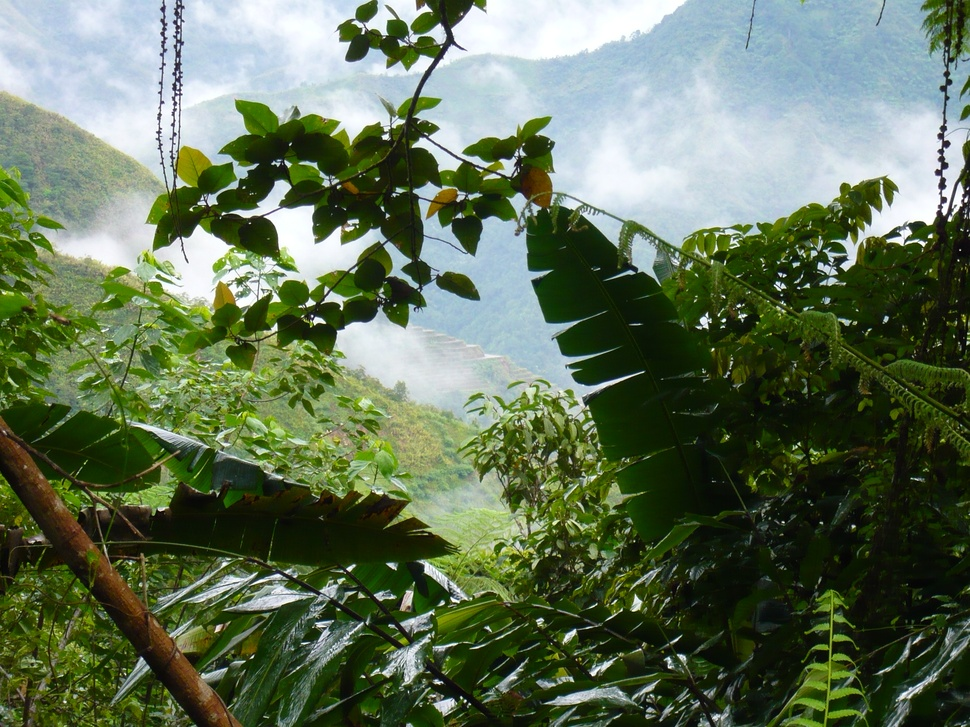
#> input picture holidays/100100.jpg, 970 x 727 px, shrunk from 3264 x 2448 before the run; its folder holds only this picture in this run
$ jupyter execute --allow-errors 02-SearchEngine.ipynb   (shell and % lines are left out)
#> lines starting #> are read from the running program, lines starting #| are printed output that depends on the picture; after the words box and inside, x2 and y2 are one past the last pixel; in counts of white or black regions, pixels touching at a corner belong together
# The Goal

Our goal here is to build a personal image search engine. Given our dataset of vacation photos, we want to make this dataset “search-able” by creating a “more like this” functionality — this will be a “search by example” image search engine. For instance, if I submit a photo of sail boats gliding across a river, our image search engine should be able to find and retrieve our vacation photos of when we toured the marina and docks.

In order to build this system, we’ll be using a simple, yet effective image descriptor: **the color histogram**.

**Assumption:** Images that have similar color distributions will be considered relevant to each other. Even if images have dramatically different contents, they will still be considered “similar” provided that their color distributions are similar as well.

**This is a really important assumption,** but is normally a fair and reasonable assumption to make when using color histograms as image descriptors.

# Step 1: Defining our Image Descriptor

Instead of using a standard color histogram, we are going to apply a few tricks and make it a little more robust and powerful.

Our image descriptor will be a 3D color histogram in the HSV color space (Hue, Saturation, Value). Typically, images are represented as a 3-tuple of Red, Green, and Blue (RGB). We often think of the RGB color space as “cube”. However, while RGB values are simple to understand, the RGB color space fails to mimic how humans perceive color. Instead, we are going to use the HSV color space which maps pixel intensities into a cylinder.

There are other color spaces that do an even better job at mimicking how humans perceive color, such as the CIE L\*a\*b\* and CIE XYZ spaces, but let’s keep our color model relatively simple for our first image search engine implementation.

So now that we have selected a color space, we now need to define the number of bins for our histogram. Histograms are used to give a (rough) sense of the density of pixel intensities in an image. Essentially, our histogram will estimate the probability density of the underlying function, or in this case, the probability P of a pixel color C occurring in our image I.

It’s important to note that there is a trade-off with the number of bins you select for your histogram. If you select too few bins, then your histogram will have less components and unable to disambiguate between images with substantially different color distributions. Likewise, if you use too many bins your histogram will have many components and images with very similar contents may be regarded and “not similar” when in reality they are.

For our vacation photo image search engine, we’ll be utilizing a 3D color histogram in the HSV color space with 8 bins for the Hue channel, 12 bins for the saturation channel, and 3 bins for the value channel, yielding a total feature vector of dimension 8 x 12 x 3 = 288.

This means that for every image in our dataset, no matter if the image is 36 x 36 pixels or 2000 x 1800 pixels, all images will be abstractly represented and quantified using only a list of 288 floating point numbers.

I think the best way to explain a 3D histogram is to use the conjunctive AND. A 3D HSV color descriptor will ask a given image how many pixels have a Hue value that fall into bin #1 AND how many pixels have a Saturation value that fall into bin #1 AND how many pixels have a Value intensity that fall into bin #1. The number of pixels that meet these requirements are then tabulated. This process is repeated for each combination of bins; however, we are able to do it in an extremely computationally efficient manner.

Pretty cool, right?

Instead of computing a 3D HSV color histogram for the entire image, let’s instead compute a 3D HSV color histogram for different regions of the image.

Using regions-based histograms rather than global-histograms allows us to simulate locality in a color distribution. For example, take a look at this image below.

In this photo we can clearly see a blue sky at the top of the image and a sandy beach at the bottom. Using a global histogram we would be unable to determine where in the image the “blue” occurs and where the “brown” sand occurs. Instead, we would just know that there exists some percentage of blue and some percentage of brown.

To remedy this problem, we can compute color histograms in regions of the image:

For our image descriptor, we are going to divide our image into five different regions: (1) the top-left corner, (2) the top-right corner, (3) the bottom-right corner, (4) the bottom-left corner, and finally (5) the center of the image.

By utilizing these regions we’ll be able to mimic a crude form of localization, being able to represent our above beach image as having shades of blue sky in the top-left and top-right corners, brown sand in the bottom-left and bottom-right corners, and then a combination of blue sky and brown sand in the center region.

If we were to animate this process of looping over the corner segments it would look something like this:

[cell 1]
import numpy as np
import cv2

class ColorDescriptor:
    def __init__(self, bins):
        # store the number of bins for the 3D histogram
#> further down, image is the input picture: shape (727, 970, 3); mean B, G, R 88.4, 114.2, 98.2
        self.bins = bins

    def describe(self, image):
        # convert the image to the HSV color space and initialize
        # the features used to quantify the image
        image = cv2.cvtColor(image, cv2.COLOR_BGR2HSV)
#> image: shape (727, 970, 3); mean H, S, V 60.4, 131.1, 117.9
        features = []

        # grab the dimensions and compute the center of the image
        (h, w) = image.shape[:2]
        (cX, cY) = (int(w * 0.5), int(h * 0.5))
        # divide the image into four rectangles/segments (top-left,
        # top-right, bottom-right, bottom-left)
        segments = [(0, cX, 0, cY), (cX, w, 0, cY), (cX, w, cY, h),
            (0, cX, cY, h)]

        # construct an elliptical mask representing the center of the
        # image
        (axesX, axesY) = (int(w * 0.75) / 2, int(h * 0.75) / 2)
        ellipMask = np.zeros(image.shape[:2], dtype = "uint8")
        cv2.ellipse(ellipMask, (int(cX), int(cY)), (int(axesX), int(axesY)), 0, 0, 360, 255, -1)
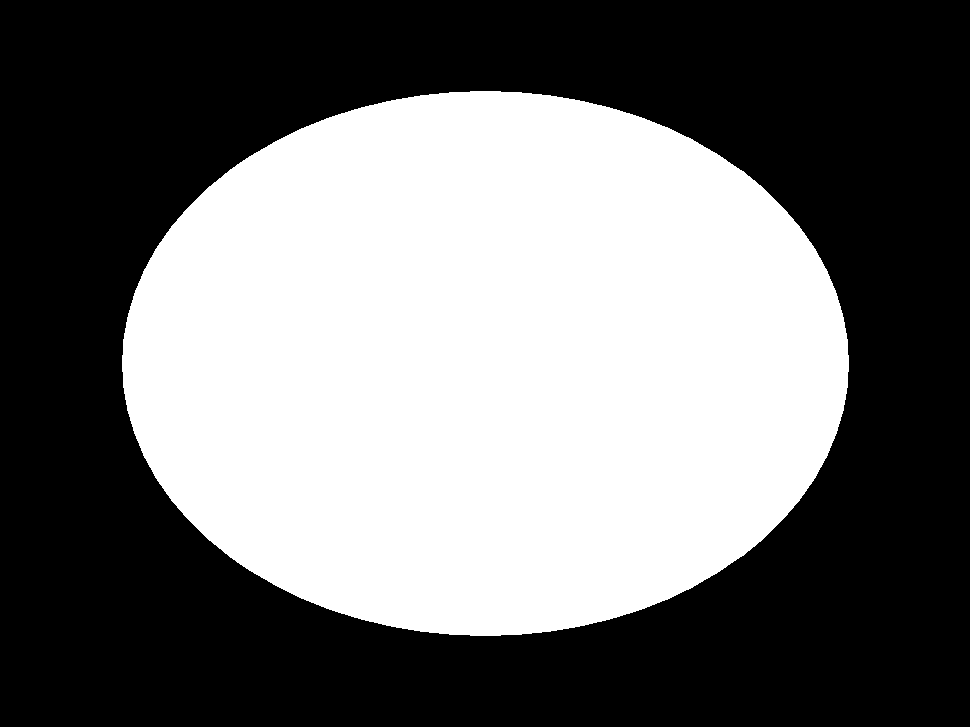
#> ellipMask: shape (727, 970); 44.1% white; 1 white region, box (x1, y1, x2, y2) and area: (122, 91, 849, 636) 310747

        # loop over the segments
        for (startX, endX, startY, endY) in segments:
            # construct a mask for each corner of the image, subtracting
            # the elliptical center from it
            cornerMask = np.zeros(image.shape[:2], dtype = "uint8")
            cv2.rectangle(cornerMask, (startX, startY), (endX, endY), 255, -1)
            cornerMask = cv2.subtract(cornerMask, ellipMask)

            # extract a color histogram from the image, then update the
            # feature vector
            hist = self.histogram(image, cornerMask)
            features.extend(hist)
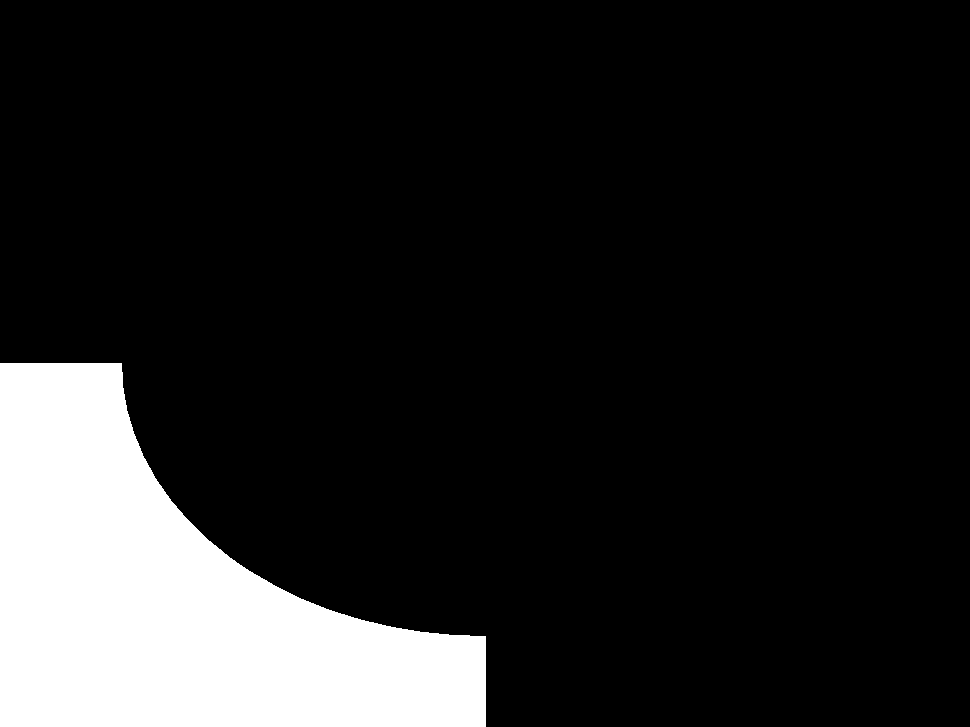
#> cornerMask: shape (727, 970); 14% white; 1 white region, box (x1, y1, x2, y2) and area: (0, 363, 486, 727) 98900
#> after the loop, features = 1152 values, max 0.819 at index 149, min 0 at index 8, mean 0.0127

        # extract a color histogram from the elliptical region and
        # update the feature vector
        hist = self.histogram(image, ellipMask)
#> hist = 288 values, max 0.552 at index 69, min 0 at index 20, mean 0.017
        features.extend(hist)

        # return the feature vector
        return features

    def histogram(self, image, mask):
        # extract a 3D color histogram from the masked region of the
        # image, using the supplied number of bins per channel; then
        # normalize the histogram
        hist = cv2.calcHist([image], [0, 1, 2], mask, self.bins,
            [0, 180, 0, 256, 0, 256])
        hist = cv2.normalize(hist, hist).flatten()

        # return the histogram
        return hist

# Step 2: Extracting Features from Our Dataset

[cell 2]
import argparse
import glob
import cv2
import os
from tqdm import tqdm

# initialize the color descriptor
cd = ColorDescriptor((8, 12, 3))

# open the output index file for writing
output = open("indexes/holidays.idx", "w")

# use glob to grab the image paths and loop over them
for imagePath in tqdm(glob.glob("holidays/*.jpg")):
	# extract the image ID (i.e. the unique filename) from the image
	# path and load the image itself
	imageID = imagePath[imagePath.rfind("/") + 1:]
	image = cv2.imread(imagePath)

	# describe the image
	features = cd.describe(image)
#> features = 1440 values, max 0.819 at index 149, min 0 at index 8, mean 0.0135

	# write the features to file
	features = [str(f) for f in features]
#> features = 1440 items, first 6: '0.00029081636', '0.00020357146', '0.0022102045', '0.00011632655', '0.00017448982', '5.8163274e-05'
	output.write("%s,%s\n" % (imageID, ",".join(features)))

# close the index file
output.close()

#> (the rest of this cell did not finish here and is left out)

$ run again, on holidays/105103.jpg
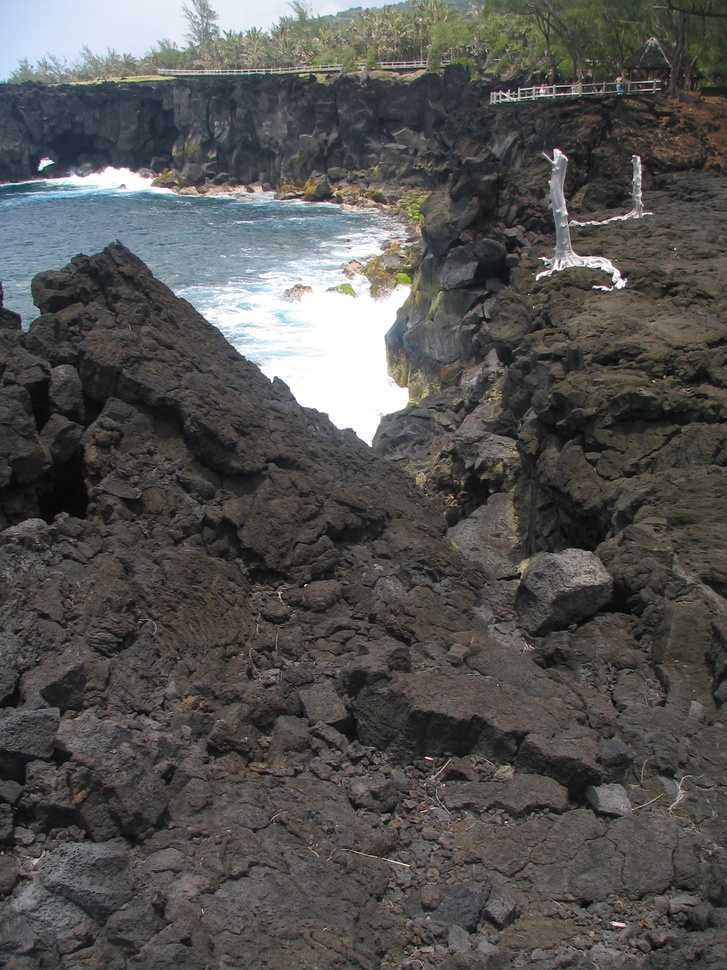
#> input picture holidays/105103.jpg, 727 x 970 px, shrunk from 1536 x 2048 before the run
#> image is the input picture: shape (970, 727, 3); mean B, G, R 81.6, 83.3, 83.9
#> image: shape (970, 727, 3); mean H, S, V 53.5, 30.1, 88
#> in describe, `cv2.ellipse(ellipMask, (int(cX), int(cY)), (int(axesX), int(axesY)), 0..`:
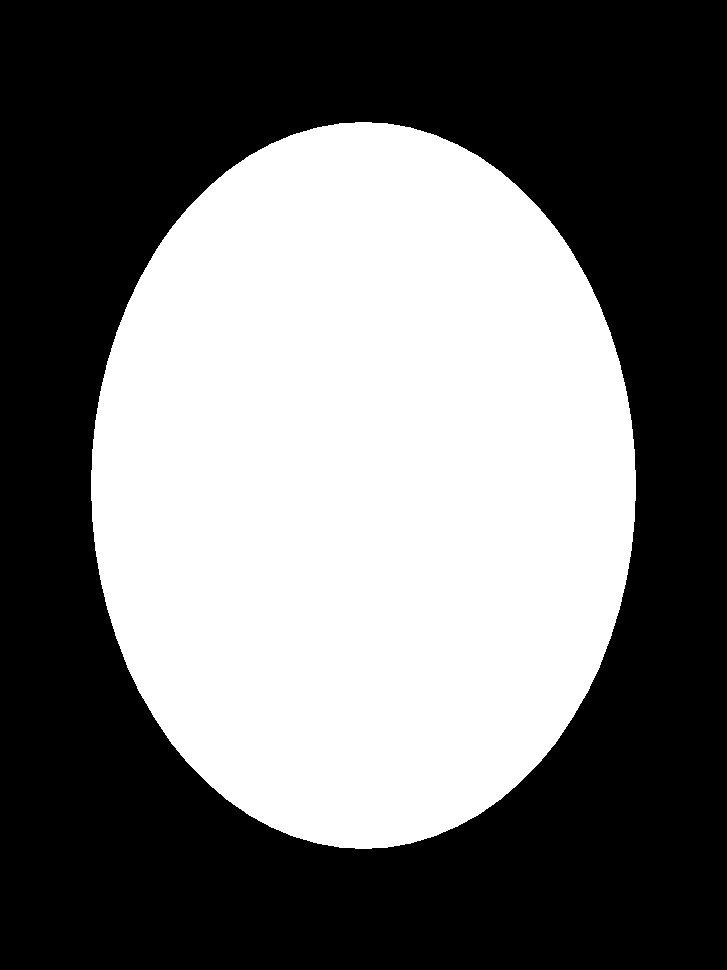
#> ellipMask: shape (970, 727); 44.1% white; 1 white region, box (x1, y1, x2, y2) and area: (91, 122, 636, 849) 310695
#> after the loop in describe, `for (startX, endX, startY, endY) in segments:`: features = 1152 values, max 0.569 at index 864, min 0 at index 14, mean 0.0152
#> in describe, `hist = self.histogram(image, ellipMask)`: hist = 288 values, max 0.638 at index 3, min 0 at index 23, mean 0.014
#> `features = cd.describe(image)`: features = 1440 values, max 0.638 at index 1155, min 0 at index 14, mean 0.0149
#> `features = [str(f) for f in features]`: features = 1440 items, first 6: '0.2987711', '0.029827565', '0.017688438', '0.06951507', '0.06431259', '0.011346365'

$ run again, on holidays/106500.jpg
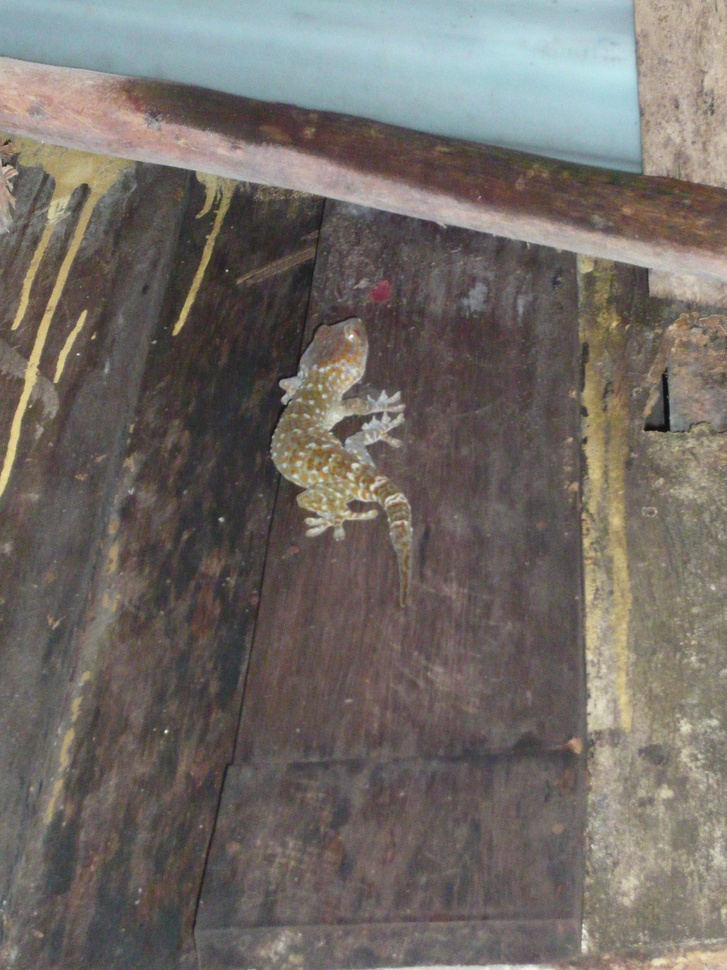
#> input picture holidays/106500.jpg, 727 x 970 px, shrunk from 2448 x 3264 before the run
#> image is the input picture: shape (970, 727, 3); mean B, G, R 102.6, 107.7, 113.9
#> image: shape (970, 727, 3); mean H, S, V 54.1, 41.2, 117.8
#> in describe, `cv2.ellipse(ellipMask, (int(cX), int(cY)), (int(axesX), int(axesY)), 0..`:
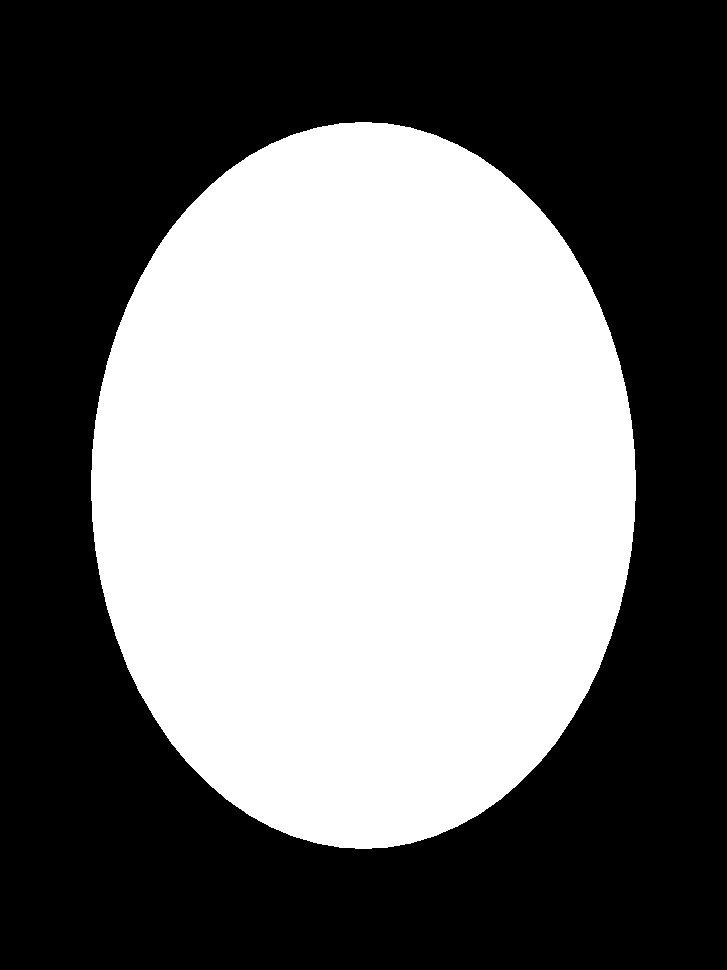
#> ellipMask: shape (970, 727); 44.1% white; 1 white region, box (x1, y1, x2, y2) and area: (91, 122, 636, 849) 310695
#> after the loop in describe, `for (startX, endX, startY, endY) in segments:`: features = 1152 values, max 0.849 at index 580, min 0 at index 20, mean 0.0104
#> in describe, `hist = self.histogram(image, ellipMask)`: hist = 288 values, max 0.627 at index 4, min 0 at index 21, mean 0.0135
#> `features = cd.describe(image)`: features = 1440 values, max 0.849 at index 580, min 0 at index 20, mean 0.0111
#> `features = [str(f) for f in features]`: features = 1440 items, first 6: '0.027585924', '0.06221506', '0.044848703', '0.11738691', '0.22831753', '0.12726122'

$ run again, on holidays/107001.jpg
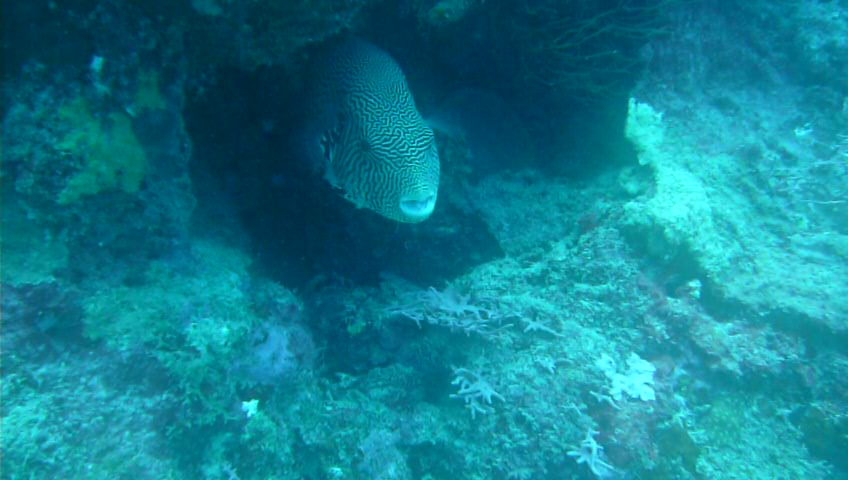
#> input picture holidays/107001.jpg, 848 x 480 px
#> image is the input picture: shape (480, 848, 3); mean B, G, R 142.7, 125.2, 16.5
#> image: shape (480, 848, 3); mean H, S, V 94.7, 232.7, 142.9
#> in describe, `cv2.ellipse(ellipMask, (int(cX), int(cY)), (int(axesX), int(axesY)), 0..`:
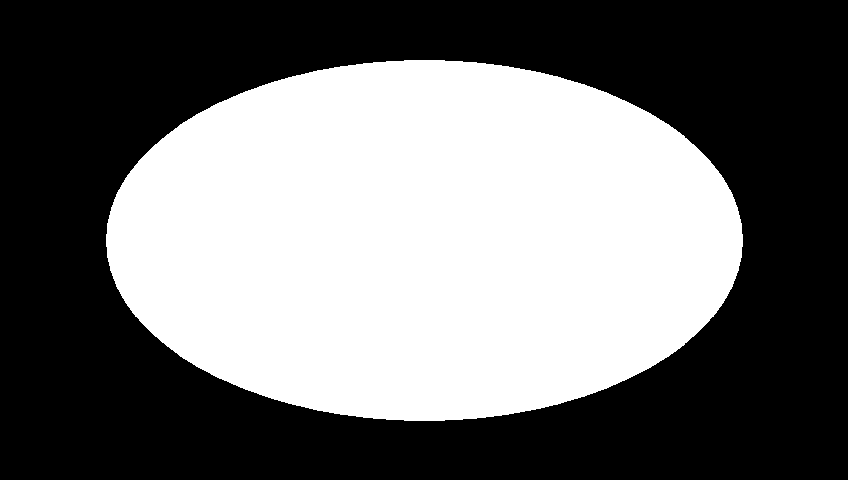
#> ellipMask: shape (480, 848); 44.3% white; 1 white region, box (x1, y1, x2, y2) and area: (106, 60, 743, 421) 180347
#> after the loop in describe, `for (startX, endX, startY, endY) in segments:`: features = 1152 values, max 0.776 at index 466, min 0 at index 0, mean 0.00718
#> in describe, `hist = self.histogram(image, ellipMask)`: hist = 288 values, max 0.935 at index 178, min 0 at index 0, mean 0.00629
#> `features = cd.describe(image)`: features = 1440 values, max 0.935 at index 1330, min 0 at index 0, mean 0.00701
#> `features = [str(f) for f in features]`: features = 1440 items, first 6: '0.0', '0.0', '0.0', '0.0', '0.0', '0.0'
